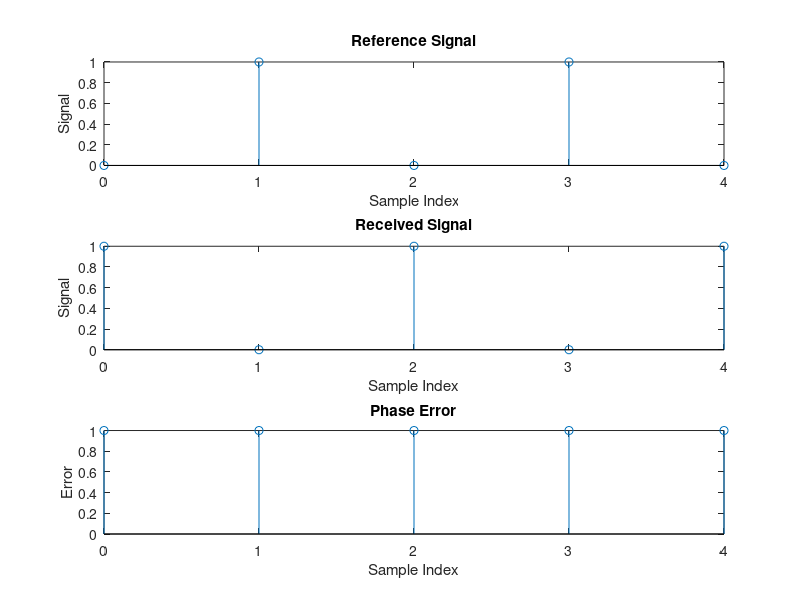

This figure's MATLAB source:
clear all;
clc;

% Define input signals
referenceSignal = [0 1 0 1 0]; % Reference signal
receivedSignal = [1 0 1 0 1]; % Received signal

% Perform phase detection using XOR operation
phaseError = xor(referenceSignal, receivedSignal);
% Calculate gain as the average value of the phase error
gain = mean(phaseError);

% Display gain
disp('Gain:');
disp(gain);

% Plotting the signals
figure;

subplot(3, 1, 1);
stem(0:length(referenceSignal)-1, referenceSignal);
title('Reference Signal');
xlabel('Sample Index');
ylabel('Signal');

subplot(3, 1, 2);
stem(0:length(receivedSignal)-1, receivedSignal);
title('Received Signal');
xlabel('Sample Index');
ylabel('Signal');

subplot(3, 1, 3);
stem(0:length(phaseError)-1, phaseError);
title('Phase Error');
xlabel('Sample Index');
ylabel('Error');

% Display phase error
disp('Phase Error:');
disp(phaseError);
